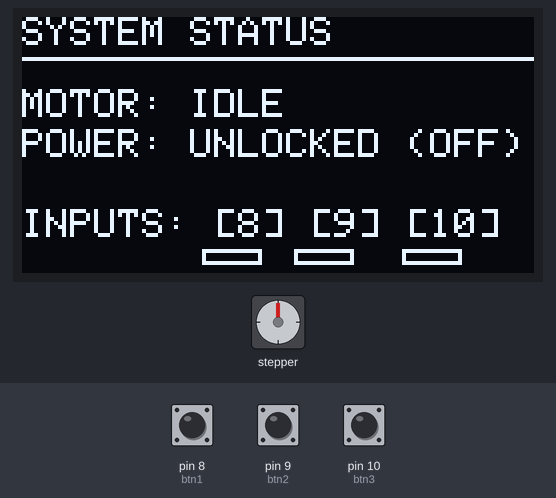
Simulated run of this sketch. Board: Arduino Uno, built with avr-gcc and run on an emulated ATmega328P. On the bench: stepper motor, 128×64 one-colour display. Wiring (inferred from the names in the program): stepper motor driver (200 steps per turn assumed): step pin 2; direction pin 3; enable pin 4. Inputs (shaded band) come from the test bench; at power-on: pin 9 (btn2) HIGH, pin 8 (btn1) HIGH, pin 10 (btn3) HIGH.

Above: at 1.2 s.
1.3 s: pin 9 (btn2) pulled LOW for 1 s
At 3.5 s:
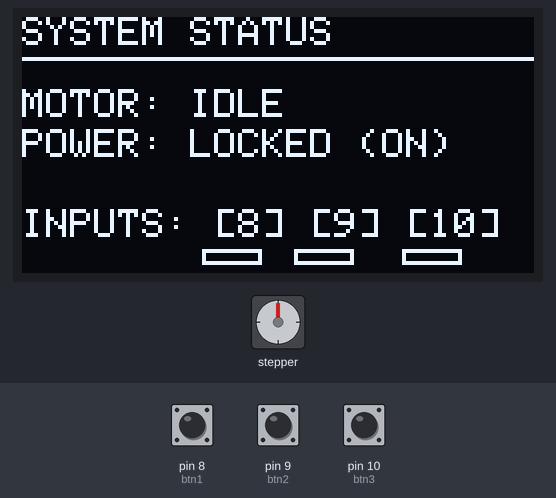
3.8 s: pin 8 (btn1) pulled LOW for 1 s
At 5.0 s:
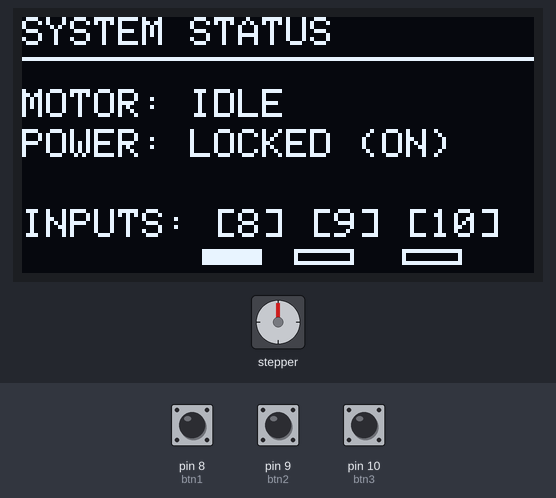
6.3 s: pin 9 (btn2) pulled LOW for 0.15 s
At 7.0 s:
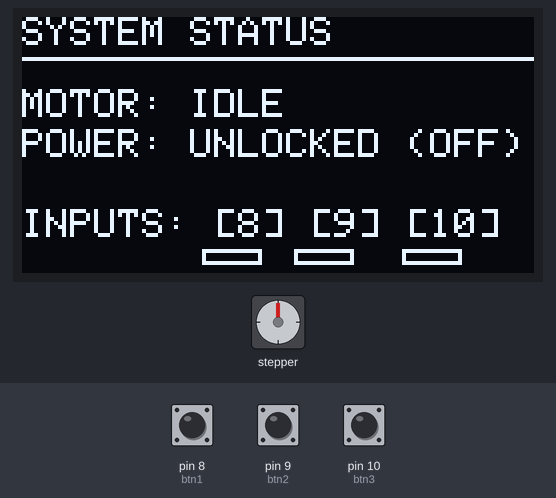
8.0 s: pin 8 (btn1) pulled LOW for 0.15 s
At 8.4 s:
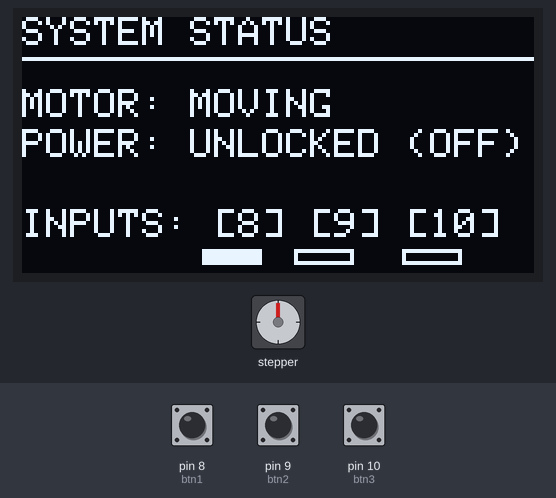
10.3 s: pin 10 (btn3) pulled LOW for 0.15 s
At 10.42 s:
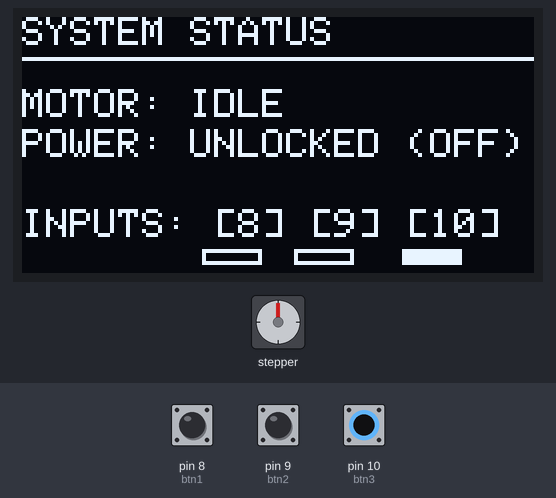
11.9 s: pin 10 (btn3) pulled LOW for 3.2 s
Timing chart, 0 to 14.9 s (numbered marks = the images above; inputs shaded):
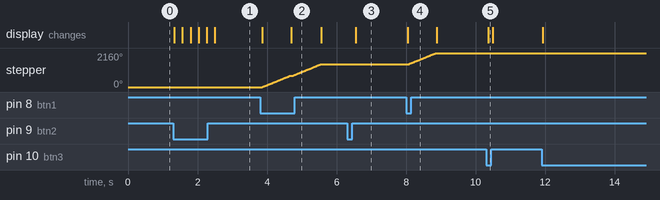

Measured:
- after the input at 1.3 s, the display: first changes at once (image 1 shows a later state)
- after the input at 3.8 s, stepper: turns 1440° clockwise in 1.7 s, starting after 0.06 s; the display: first changes after 0.06 s (image 2 shows a later state)
- after the input at 6.3 s, the display: changes after 0.24 s (image 3)
- after the input at 8.0 s, stepper: turns 720° clockwise in 0.80 s, starting after 0.05 s; the display: changes after 0.05 s (image 4)
- after the input at 10.3 s, the display: changes after 0.06 s (image 5)

The sketch:

sketch_jan7a.ino
```cpp
#include <Wire.h>
#include <Adafruit_GFX.h>
#include <Adafruit_SSD1306.h>

#define SCREEN_WIDTH 128
#define SCREEN_HEIGHT 64
Adafruit_SSD1306 display(SCREEN_WIDTH, SCREEN_HEIGHT, &Wire, -1);

const int stepPin = 2;
const int dirPin = 3;
const int enPin = 4;
const int btn1 = 8;  // Move
const int btn2 = 9;  // Toggle Lock
const int btn3 = 10; // Visual Test

bool motorLocked = false;
String currentStatus = "IDLE";

void setup() {
  pinMode(stepPin, OUTPUT);
  pinMode(dirPin, OUTPUT);
  pinMode(enPin, OUTPUT);
  digitalWrite(enPin, HIGH); // Start unlocked (COLD)

  pinMode(btn1, INPUT_PULLUP);
  pinMode(btn2, INPUT_PULLUP);
  pinMode(btn3, INPUT_PULLUP);

  display.begin(SSD1306_SWITCHCAPVCC, 0x3C);
}

void loop() {
  // --- 1. HANDLE BUTTON 2 (LOCK TOGGLE) ---
  if (digitalRead(btn2) == LOW) {
    motorLocked = !motorLocked;
    digitalWrite(enPin, motorLocked ? LOW : HIGH); // LOW = Enabled
    delay(200); // Debounce to prevent flickering
  }

  // --- 2. HANDLE BUTTON 1 (ROTATE) ---
  if (digitalRead(btn1) == LOW) {
    currentStatus = "MOVING";
    updateDisplay(); // Show "MOVING" immediately

    digitalWrite(enPin, LOW); // Ensure driver is on
    digitalWrite(dirPin, HIGH);

    for(int x = 0; x < 400; x++) {
      digitalWrite(stepPin, HIGH);
      delayMicroseconds(1000); // Slightly faster speed
      digitalWrite(stepPin, LOW);
      delayMicroseconds(1000);
    }

    // Return to locked state if toggle was on, otherwise turn off
    digitalWrite(enPin, motorLocked ? LOW : HIGH);
    currentStatus = "IDLE";
  }

  // --- 3. REFRESH DASHBOARD ---
  updateDisplay();
}

void updateDisplay() {
  display.clearDisplay();
  display.setTextColor(SSD1306_WHITE);

  // Header
  display.setTextSize(1);
  display.setCursor(0, 0);
  display.print("SYSTEM STATUS");
  display.drawFastHLine(0, 10, 128, SSD1306_WHITE);

  // Motor Info
  display.setCursor(0, 18);
  display.print("MOTOR: ");
  display.println(currentStatus);

  display.setCursor(0, 28);
  display.print("POWER: ");
  display.println(motorLocked ? "LOCKED (ON)" : "UNLOCKED (OFF)");

  // Button Feedback Line (at the bottom)
  display.setCursor(0, 48);
  display.print("INPUTS: [8] [9] [10]");

  // Draw indicator boxes under the numbers
  // Button 8
  if (digitalRead(btn1) == LOW) display.fillRect(45, 58, 15, 4, SSD1306_WHITE);
  else display.drawRect(45, 58, 15, 4, SSD1306_WHITE);

  // Button 9
  if (digitalRead(btn2) == LOW) display.fillRect(68, 58, 15, 4, SSD1306_WHITE);
  else display.drawRect(68, 58, 15, 4, SSD1306_WHITE);

  // Button 10
  if (digitalRead(btn3) == LOW) display.fillRect(95, 58, 15, 4, SSD1306_WHITE);
  else display.drawRect(95, 58, 15, 4, SSD1306_WHITE);

  display.display();
}
```
